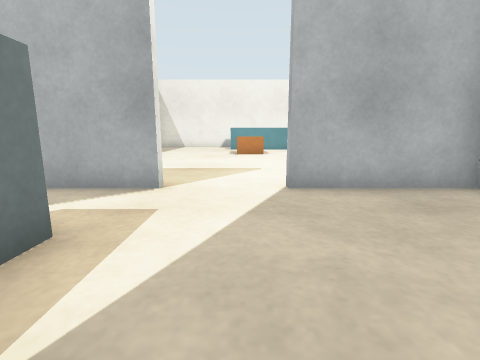
view 1 (above)

16 first-person views from a walk through a world built for the Gazebo simulator. The camera is 0.5 m above the floor, tilts 10° down and sees 85° across. The floor is counted in squares, 0.5 m on a side. Each view is taken from the middle of a square. On the plan, view 1 faces up. The plan holds only what a view shows up to about 11 squares ahead; the rest is blank.

view 2
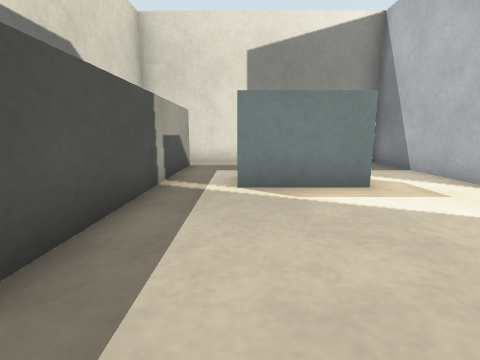

view 3
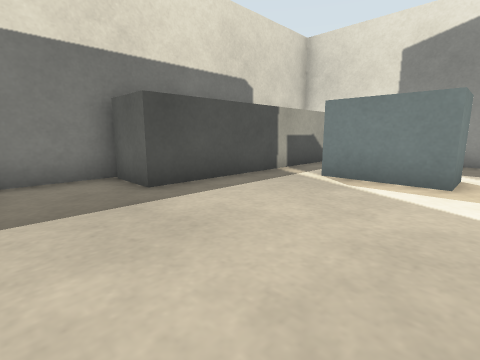

view 4
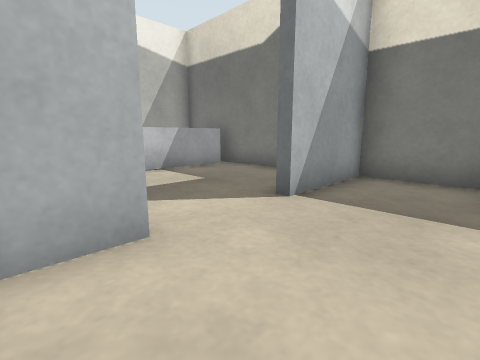

view 5
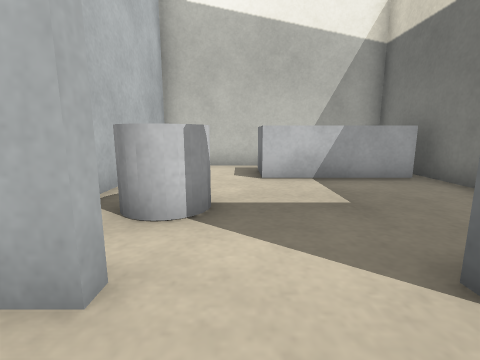

view 6
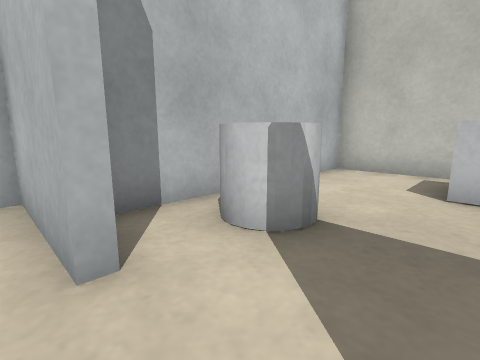

view 7
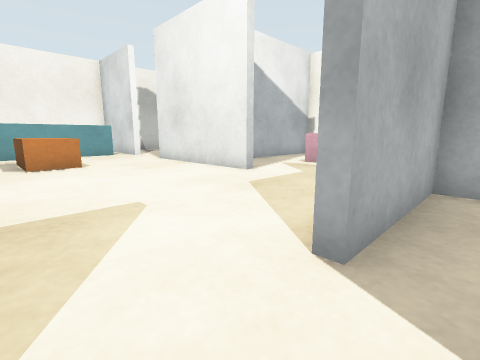

view 8
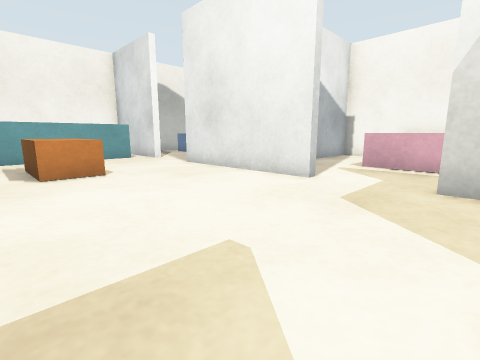

view 9
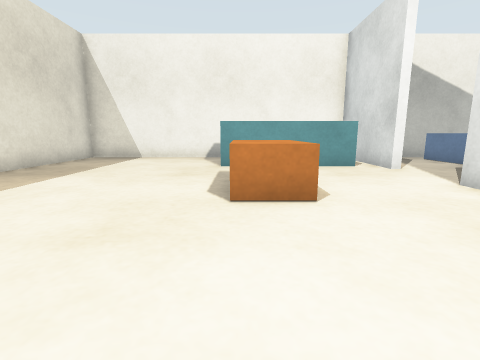

view 10
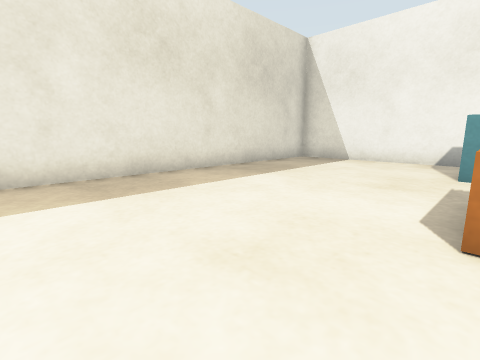

view 11
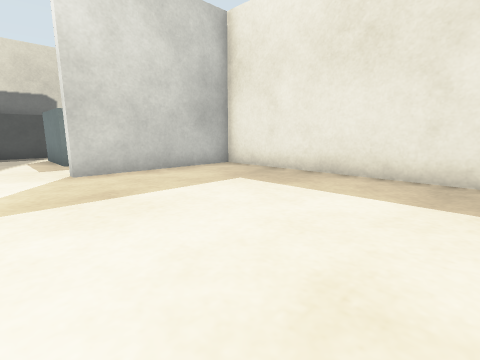

view 12
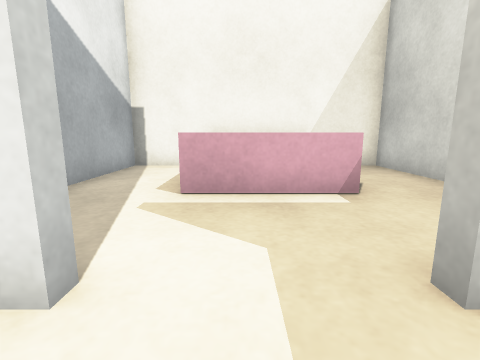

view 13
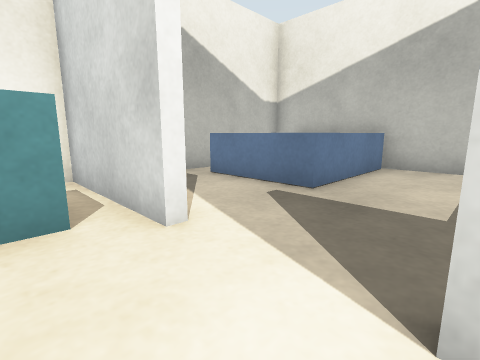

view 14
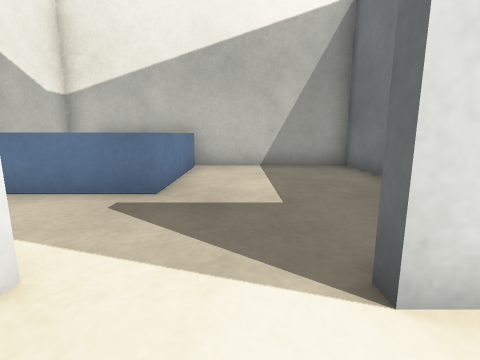

view 15
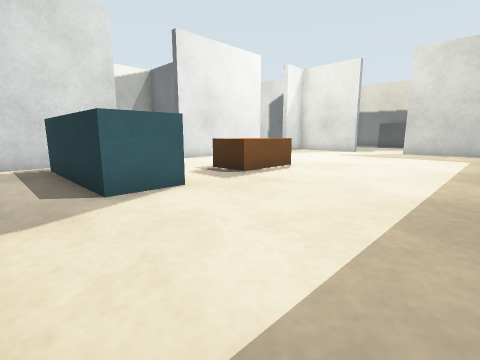

view 16
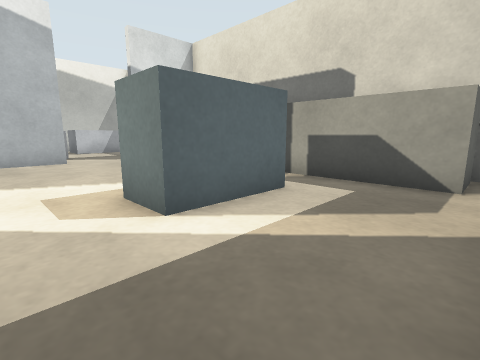

### Floor plan
Ten units are one square. View 1 is at (0, 0); x grows to the right and y downward. Boxes are objects, and circles mark ways between rooms. Rooms are numbered by the first view taken in them; rooms with no view inside come last. Other rooms are left out.
<svg viewBox="-69 -209 124 248">
<path fill="none" stroke="#000" d="M-14 -48 -64 -48 -64 34 44 34 44 5M44 -19 44 -48 9 -48M-56 32 -56 16 18 16 18 32M44 -165 44 -204 -64 -204 -64 -50 -15 -50M44 -91 44 -141M44 -61 44 -67"/>
<rect x="-35" y="-25" width="20" height="30" fill="#bbb"><title>grey box</title></rect>
<rect x="-5" y="-155" width="20" height="30" fill="#bbb"><title>brown box</title></rect>
<rect x="-5" y="-185" width="40" height="20" fill="#bbb"><title>cyan box</title></rect>
<circle cx="-5" cy="-50" r="3" fill="#2a7"/>
<text x="-10" y="-10">1</text>
<text x="-10" y="-130">2</text>
</svg>
Room 1 opens to room 2.

Where each view was taken, in squares from view 1:
view 1: 0 up, 0 right, facing up
view 2: 0 up, 3 right, facing left
view 3: 3 up, 4 right, facing down-left
view 4: 3 up, 2 right, facing down-right
view 5: 1 up, 3 right, facing right
view 6: 0 up, 4 right, facing up-right
view 7: 4 up, 1 left, facing up-right
view 8: 6 up, 1 left, facing up-right
view 9: 9 up, 0 right, facing up
view 10: 10 up, 0 right, facing up-left
view 11: 12 up, 0 right, facing down-left
view 12: 8 up, 3 right, facing right
view 13: 14 up, 3 right, facing up-right
view 14: 15 up, 3 right, facing right
view 15: 20 up, 5 left, facing down-right
view 16: 4 up, 6 left, facing down-right
